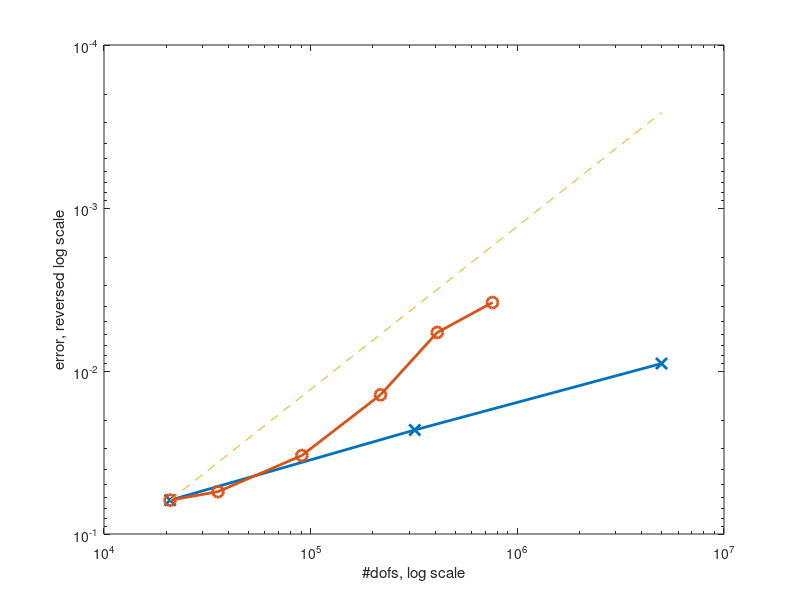
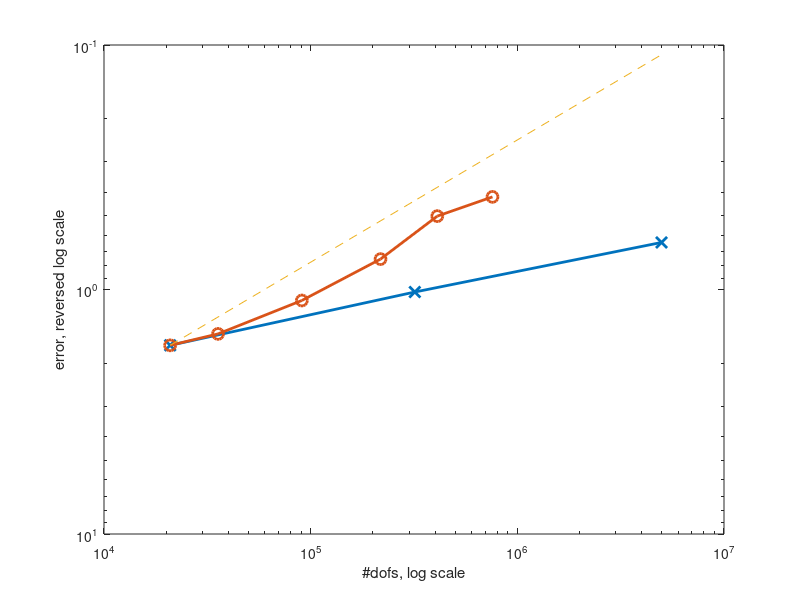

These charts were generated, in order, by the following MATLAB code:
%% 1. Laplace, feorder 0
%% 1.1 Uniform refinement
%%dofs
%n_ur = 3;
%X_ur = zeros(n_ur,1);
%X_ur(1) = 8231;
%X_ur(2) = 63677;
%X_ur(3) = 501049;
%
%%sigma errors
%Y_ur = zeros(n_ur,1);
%Y_ur(1) = 0.113;
%Y_ur(2) = 0.073;
%Y_ur(3) = 0.047;
%
%% reference line for order 0.5
%Y_order = zeros(n_ur,1);
%Y_order(1) = Y_ur(1);
%for i = 2 : n_ur
%  Y_order(i) = Y_order(i-1) * (X_ur(i-1) / X_ur(i))^0.5;
%end
%
%% 1.2 AMR
%n_amr = 5;
%%dofs
%X_amr = zeros(n_amr,1);
%X_amr(1) = 8231;
%X_amr(2) = 12421;
%X_amr(3) = 24068;
%X_amr(4) = 50849;
%X_amr(5) = 76852;
%
%%sigma errors
%Y_amr = zeros(n_amr,1);
%Y_amr(1) = 0.113;
%Y_amr(2) = 0.082;
%Y_amr(3) = 0.066;
%Y_amr(4) = 0.055;
%Y_amr(5) = 0.05;
%
%% 1.3 Plotting
%figure
%h = loglog(X_ur, Y_ur, '-x', 'linewidth', 2, 'markersize', 8, ...
%           X_amr, Y_amr, 'markersize', 8, '-o', 'linewidth', 2, ...
%           X_ur, Y_order,'--');
%set(gca(),"ydir","reverse");
%set(gca(),"xlabel","#dofs, log scale");
%set(gca(),"ylabel","error, reversed log scale");
%set(gcf(),"name","Laplace, f.e. order 0");

%% 2. Laplace, feorder 1
%% 2.1 Uniform refinement
%%dofs
%n_ur = 3;
%X_ur = zeros(n_ur,1);
%X_ur(1) = 4803;
%X_ur(2) = 36589;
%X_ur(3) = 285689;
%
%%sigma errors
%Y_ur = zeros(n_ur,1);
%Y_ur(1) = 0.064;
%Y_ur(2) = 0.041;
%Y_ur(3) = 0.026;
%
%%u errors
%Y_ur_u = zeros(n_ur,1);
%Y_ur_u(1) = 0.013;
%Y_ur_u(2) = 0.0041;
%Y_ur_u(3) = 0.0014;
%
%
%% reference line for order 0.5
%Y_order = zeros(n_ur,1);
%Y_order(1) = Y_ur(1);
%for i = 2 : n_ur
%  Y_order(i) = Y_order(i-1) * (X_ur(i-1) / X_ur(i))^0.5;
%end
%
%Y_order_u = zeros(n_ur,1);
%Y_order_u(1) = Y_ur(1);
%for i = 2 : n_ur
%  Y_order_u(i) = Y_order_u(i-1) * (X_ur(i-1) / X_ur(i))^1.0;
%end
%
%% 2.2 AMR
%n_amr = 5;
%%dofs
%X_amr = zeros(n_amr,1);
%X_amr(1) = 4803;
%X_amr(2) = 15371;
%X_amr(3) = 57767;
%X_amr(4) = 126099;
%X_amr(5) = 254799;
%
%%sigma errors
%Y_amr = zeros(n_amr,1);
%Y_amr(1) = 0.064;
%Y_amr(2) = 0.037;
%Y_amr(3) = 0.018;
%Y_amr(4) = 0.012;
%Y_amr(5) = 0.0079;
%
%%u errors
%Y_amr_u = zeros(n_amr,1);
%Y_amr_u(1) = 0.013;
%Y_amr_u(2) = 0.0034;
%Y_amr_u(3) = 0.00096;
%Y_amr_u(4) = 0.00059;
%Y_amr_u(5) = 0.00039;
%
%% 2.3 Plotting
%% sigma
%figure
%h = loglog(X_ur, Y_ur, '-x', 'linewidth', 2, 'markersize', 8, ...
%           X_amr, Y_amr, 'markersize', 8, '-o', 'linewidth', 2, ...
%           X_ur, Y_order,'--');
%set(gca(),"ydir","reverse");
%set(gca(),"xlabel","#dofs, log scale");
%set(gca(),"ylabel","error, reversed log scale");
%set(gcf(),"name","Laplace, f.e. order 1, sigma");
%
%%u
%figure
%h = loglog(X_ur, Y_ur_u, '-x', 'linewidth', 2, 'markersize', 8, ...
%           X_amr, Y_amr_u, 'markersize', 8, '-o', 'linewidth', 2, ...
%           X_ur, Y_order_u,'--');
%set(gca(),"ydir","reverse");
%set(gca(),"xlabel","#dofs, log scale");
%set(gca(),"ylabel","error, reversed log scale");
%set(gcf(),"name","Laplace, f.e. order 1, u");

%% 3. Transport, feorder 0
%% 3.1 Uniform refinement
%%dofs
%n_ur = 4;
%X_ur = zeros(n_ur,1);
%X_ur(1) = 1248;
%X_ur(2) = 9600;
%X_ur(3) = 75264;
%X_ur(4) = 595968;
%
%%sigma errors
%Y_ur = zeros(n_ur,1);
%Y_ur(1) = 0.96;
%Y_ur(2) = 0.99;
%Y_ur(3) = 0.75;
%Y_ur(4) = 0.57;
%
%% reference line for order 0.25
%Y_order = zeros(n_ur,1);
%Y_order(1) = Y_ur(1);
%for i = 2 : n_ur
%  Y_order(i) = Y_order(i-1) * (X_ur(i-1) / X_ur(i))^0.25;
%end
%
%% 3.2 AMR
%n_amr = 5;
%%dofs
%X_amr = zeros(n_amr,1);
%X_amr(1) = 1248;
%X_amr(2) = 3915;
%X_amr(3) = 11584;
%X_amr(4) = 28957;
%X_amr(5) = 55482;
%
%%sigma errors
%Y_amr = zeros(n_amr,1);
%Y_amr(1) = 0.96;
%Y_amr(2) = 0.85;
%Y_amr(3) = 0.77;
%Y_amr(4) = 0.65;
%Y_amr(5) = 0.59;
%
%% 3.3 Plotting
%figure
%h = loglog(X_ur, Y_ur, '-x', 'linewidth', 2, 'markersize', 8, ...
%           X_amr, Y_amr, 'markersize', 8, '-o', 'linewidth', 2, ...
%           X_ur, Y_order,'--');
%set(gca(),"ydir","reverse");
%set(gca(),"xlabel","#dofs, log scale");
%set(gca(),"ylabel","error, reversed log scale");
%set(gcf(),"name","Transport, f.e. order 0");

%% 4. Transport, feorder 1
%% 4.1 Uniform refinement
%%dofs
%n_ur = 3;
%X_ur = zeros(n_ur,1);
%X_ur(1) = 5280;
%X_ur(2) = 41088;
%X_ur(3) = 324096;
%
%%sigma errors
%Y_ur = zeros(n_ur,1);
%Y_ur(1) = 0.84;
%Y_ur(2) = 0.67;
%Y_ur(3) = 0.38;
%
%% reference line for order 0.5
%Y_order = zeros(n_ur,1);
%Y_order(1) = Y_ur(1);
%for i = 2 : n_ur
%  Y_order(i) = Y_order(i-1) * (X_ur(i-1) / X_ur(i))^0.5;
%end
%
%% 4.2 AMR
%n_amr = 5;
%%dofs
%X_amr = zeros(n_amr,1);
%X_amr(1) = 41088;
%X_amr(2) = 52459;
%X_amr(3) = 91007;
%X_amr(4) = 175670;
%X_amr(5) = 262318;
%
%%sigma errors
%Y_amr = zeros(n_amr,1);
%Y_amr(1) = 0.67;
%Y_amr(2) = 0.51;
%Y_amr(3) = 0.26;
%Y_amr(4) = 0.13;
%Y_amr(5) = 0.1;
%
%% 4.3 Plotting
%figure
%h = loglog(X_ur, Y_ur, '-x', 'linewidth', 2, 'markersize', 8, ...
%           X_amr, Y_amr, 'markersize', 8, '-o', 'linewidth', 2, ...
%           X_ur, Y_order,'--');
%set(gca(),"ydir","reverse");
%set(gca(),"xlabel","#dofs, log scale");
%set(gca(),"ylabel","error, reversed log scale");
%set(gcf(),"name","Transport, f.e. order 1");

% 5. Laplace, 4D
% 5.1 Uniform refinement
%dofs
n_ur = 3;
X_ur = zeros(n_ur,1);
X_ur(1) = 20889;
X_ur(2) = 318945;
X_ur(3) = 4986945;

%u errors
Y_ur_u = zeros(n_ur,1);
Y_ur_u(1) = 0.062;
Y_ur_u(2) = 0.023;
Y_ur_u(3) = 0.009;

%u errors
Y_ur_sigma = zeros(n_ur,1);
Y_ur_sigma(1) = 1.692;
Y_ur_sigma(2) = 1.024;
Y_ur_sigma(3) = 0.642;

% reference line for order 1.0
Y_order_u = zeros(n_ur,1);
Y_order_u(1) = Y_ur_u(1);
for i = 2 : n_ur
  Y_order_u(i) = Y_order_u(i-1) * (X_ur(i-1) / X_ur(i))^1.0;
end

% reference line for order 0.5
Y_order_sigma = zeros(n_ur,1);
Y_order_sigma(1) = Y_ur_sigma(1);
for i = 2 : n_ur
  Y_order_sigma(i) = Y_order_sigma(i-1) * (X_ur(i-1) / X_ur(i))^0.5;
end

% 5.2 AMR
n_amr = 6;
%dofs
X_amr = zeros(n_amr,1);
X_amr(1) = 20889;
X_amr(2) = 35622;
X_amr(3) = 90640;
X_amr(4) = 217764;
X_amr(5) = 409927;
X_amr(6) = 758146;

%u errors
Y_amr_u = zeros(n_amr,1);
Y_amr_u(1) = 0.062;
Y_amr_u(2) = 0.055;
Y_amr_u(3) = 0.033;
Y_amr_u(4) = 0.014;
Y_amr_u(5) = 0.0058;
Y_amr_u(6) = 0.0038;

%sigma errors
Y_amr_sigma = zeros(n_amr,1);
Y_amr_sigma(1) = 1.692;
Y_amr_sigma(2) = 1.519;
Y_amr_sigma(3) = 1.109;
Y_amr_sigma(4) = 0.751;
Y_amr_sigma(5) = 0.501;
Y_amr_sigma(6) = 0.418;

% 5.3 Plotting
figure
h = loglog(X_ur, Y_ur_u, '-x', 'linewidth', 2, 'markersize', 8, ...
           X_amr, Y_amr_u, 'markersize', 8, '-o', 'linewidth', 2, ...
           X_ur, Y_order_u,'--');
set(gca(),"ydir","reverse");
set(gca(),"xlabel","#dofs, log scale");
set(gca(),"ylabel","error, reversed log scale");
set(gcf(),"name","Laplace, 4d, u");

figure
h = loglog(X_ur, Y_ur_sigma, '-x', 'linewidth', 2, 'markersize', 8, ...
           X_amr, Y_amr_sigma, 'markersize', 8, '-o', 'linewidth', 2, ...
           X_ur, Y_order_sigma,'--');
set(gca(),"ydir","reverse");
set(gca(),"xlabel","#dofs, log scale");
set(gca(),"ylabel","error, reversed log scale");
set(gcf(),"name","Laplace, 4d, sigma");


%pause();
%close all;
%clear;
